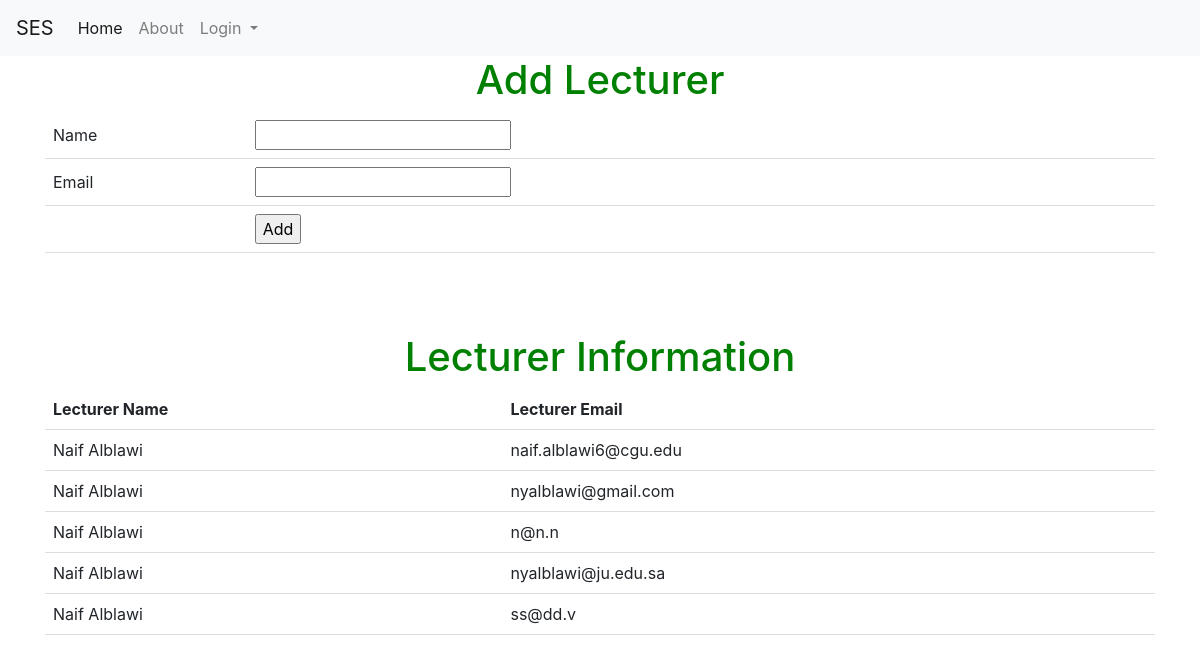
The app's page /saverecord, older data.
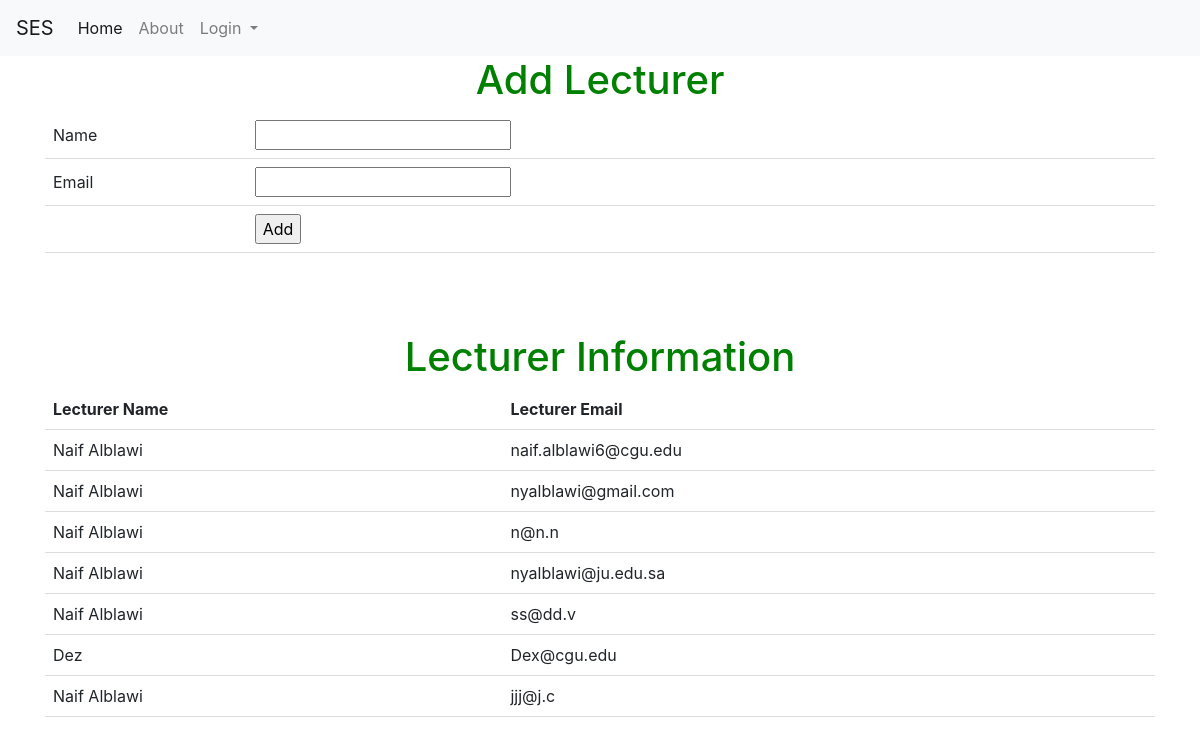
The same page, newer data.
### tables this page shows
CREATE TABLE lec (lec_id INTEGER PRIMARY KEY AUTOINCREMENT UNIQUE, lec_name CHAR, lec_email CHAR CONSTRAINT lec_id UNIQUE ON CONFLICT IGNORE);

### auth.py (the view, shortened to what this page needs)
@auth.route("/saverecord",methods = ["POST","GET"])
def saveRecord():
    if request.method=='GET':
        con = sqlite3.connect("instance/db.sqlite")
        cur = con.cursor()
        cur.execute("SELECT * FROM lec")
        data6 = cur.fetchall()
        return render_template('add_lec.html',data6=data6)
    return render_template("add_lec.html",data6=data6)

### templates/add_lec.html (shortened to what this page needs)
{% extends "base.html" %}
{% block content %}
<h1>Add Lecturer</h1>
 <form action = "/saverecord" method="post">
 <table>
  <tr><td>Name</td><td><input type="text" name="name" ></td></tr>
  <tr><td>Email</td><td><input type="email" name="email"></td></tr>
  <tr><td></td><td><input type="submit" value="Add"></td></tr>
 </table>
 <br> <h1>{{msg}}</h1><br><br>
 <h1>Lecturer Information</h1>
 <table id="table_to_highlight" style="width:100%">
    <thead>
      <tr>
        <th>Lecturer Name</th>
        <th>Lecturer Email</th>
      </tr>
      </thead>
      <tbody>
       {% for row in data6 %}
              <tr>
                  <td>{{row[1]}}</td>
                  <td>{{row[2]}}</td>
              </tr>
          {% endfor %}
      </tbody>
  </table>
 </form>
{% endblock %}

### templates/base.html (shortened to what this page needs)
<!DOCTYPE html>
<html>
<head>
    <link rel="stylesheet" href="https://cdn.jsdelivr.net/npm/bootstrap@4.3.1/dist/css/bootstrap.min.css">
</head>
<body>
<section class="hero is-fullheight" style="background-color:#ffffff;">
    <div>  <nav class="navbar navbar-expand-lg navbar-light bg-light">
        <a class="navbar-brand" href="{{ url_for('main.index') }}">SES</a>
        <div class="collapse navbar-collapse" id="navbarSupportedContent">
          <ul class="navbar-nav mr-auto">
            <li class="nav-item active">
              <a class="nav-link" href="{{ url_for('main.index') }}">Home <span class="sr-only">(current)</span></a>
            </li>
            <li class="nav-item">
              <a class="nav-link" href="#">About</a>
            </li>
            <li class="nav-item dropdown">
              <a class="nav-link dropdown-toggle" href="#" id="navbarDropdown" role="button" data-toggle="dropdown" aria-haspopup="true" aria-expanded="false">
                Login
              </a>
            </li>
        </div>
    </div>
    <div class="hero-body">
        <div class="container has-text-centered">
            {% block content %}{% endblock %}
        </div>
</section>
</body>
</html>

### templates/add_lec.html (style rules this page uses)
body { text-align: center; }
h1 { color: green; }
table { border-collapse: collapse; width: 100%; }
th, td { padding: 8px; text-align: left; border-bottom: 1px solid #ddd; }

Row changes from the older to the newer data that the page shows:
added lec: lec_name "Dez", lec_email "Dex@cgu.edu"
added lec: lec_name "Naif Alblawi", lec_email "jjj@j.c"
